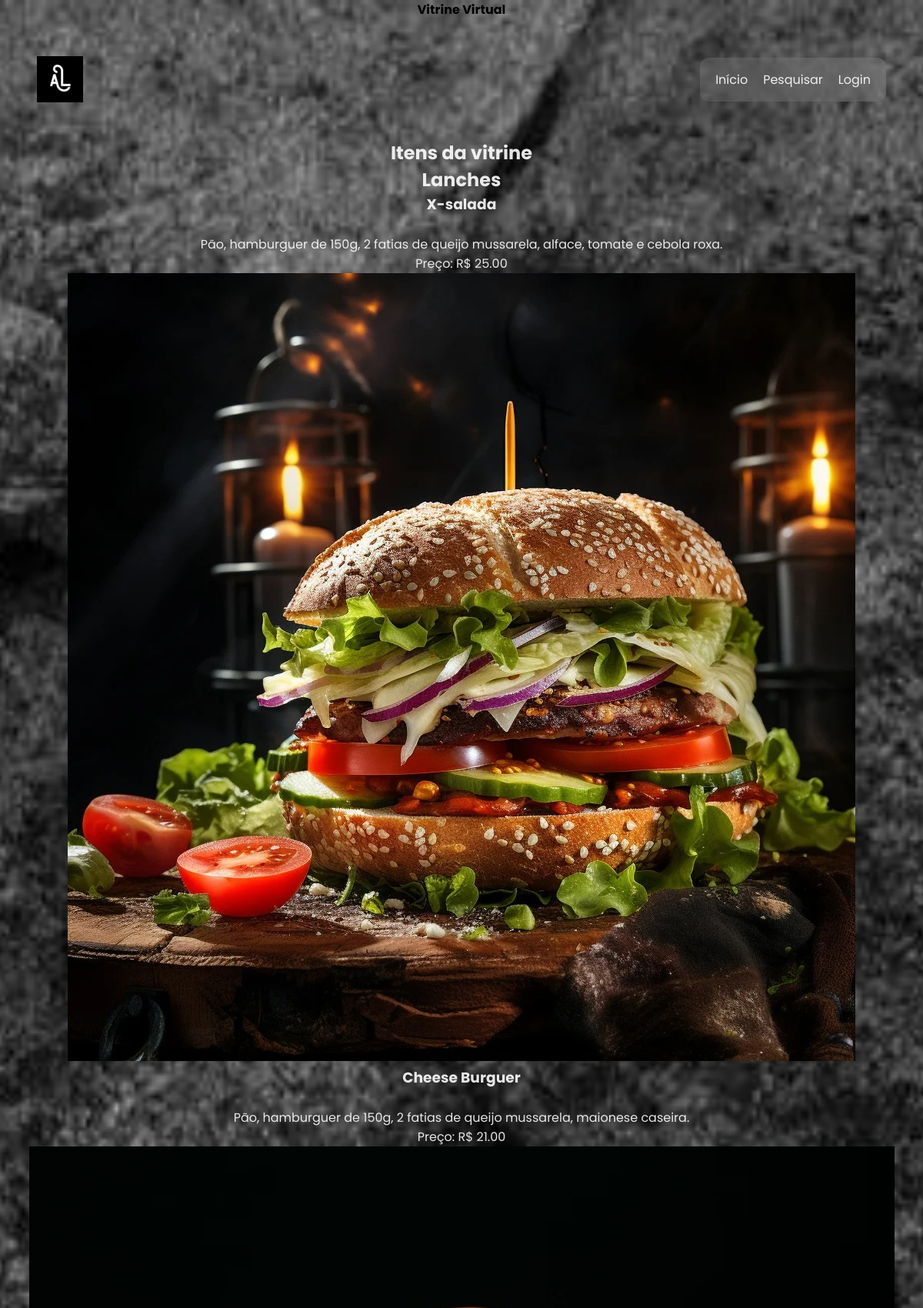
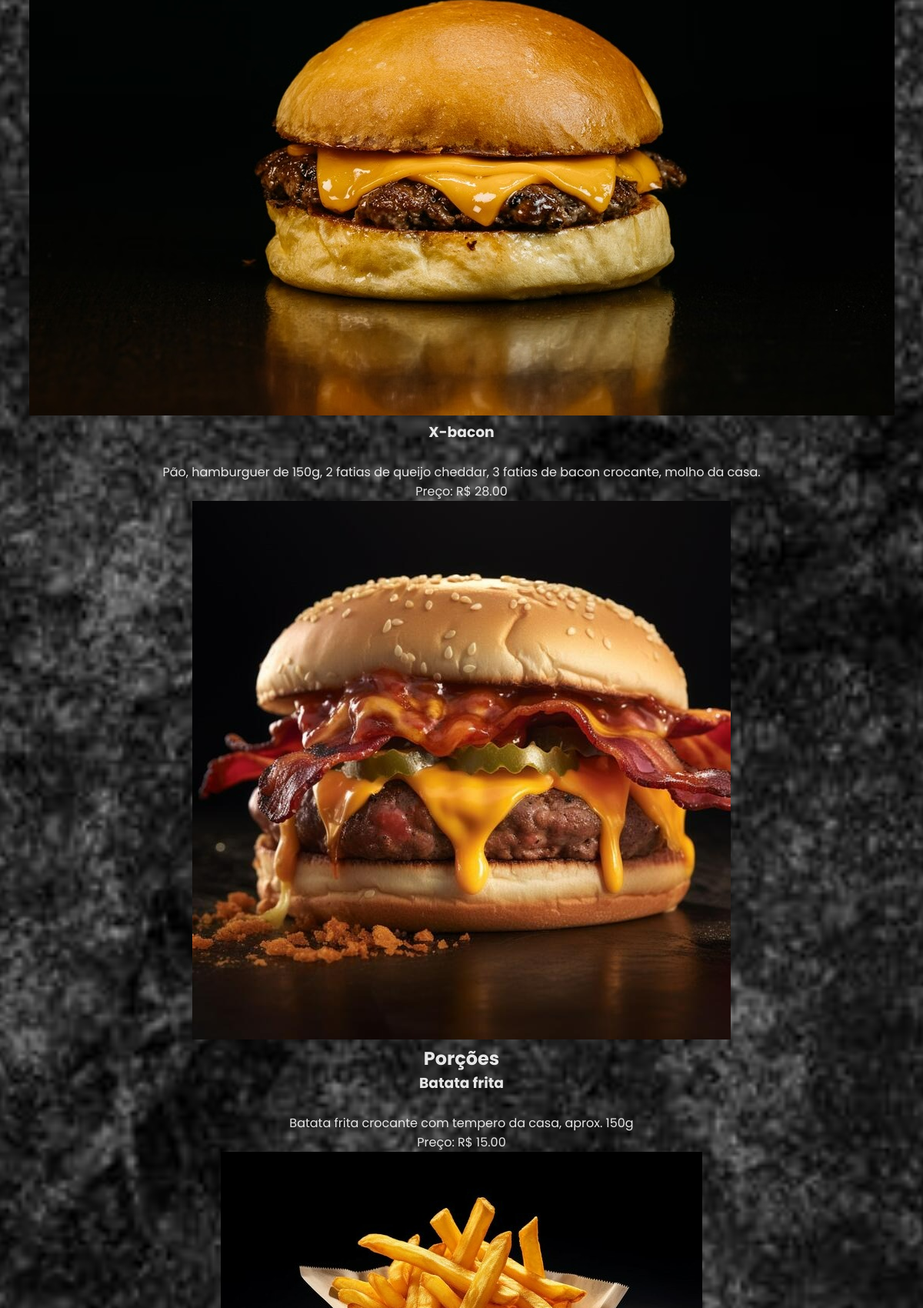
The page / (upper part) on the database its author committed (2 pictures, top to bottom).
### tables this page shows
CREATE TABLE `produtos` (
  `id` int(11) NOT NULL,
  `nome` varchar(500) NOT NULL,
  `descricao` varchar(500) NOT NULL,
  `preco` decimal(10,2) NOT NULL,
  `imagem` varchar(500) NOT NULL,
  `categoria` int(11) NOT NULL
);

### bancodedados/conexaoBanco.php (called while the page is built, shortened)
<?php
    class ConexaoBanco{
        private $DB_HOST = "localhost";
        private $DB_USER = "root";
        private $DB_PASS = "";
        public $con;
        public function __construct()
        {
            $this->con = mysqli_connect($this->DB_HOST, $this->DB_USER, $this->DB_PASS)
                or die("Sem conexão com o servidor");
        }
        public function query($query){
            return mysqli_query($this->con, $query);
        }
    }
?>

### produtos/produto.php (the view, shortened to what this page needs)
<?php
require_once(__DIR__ . "/../bancodedados/conexaoBanco.php");
class Produto{
    protected  $preco, $descricao, $nome, $imagem, $categoriaId;
    public function __construct($nome, $preco, $descricao, $imagem, $categoriaId){
        $this->nome = $nome;
        $this->preco = $preco;
        $this->descricao = $descricao;
        $this->imagem = $imagem;
    }
    public function imprimir(){
        echo "<div class='produto'>
                <h3>$this->nome</h3><br>
                $this->descricao<br>
                Preço: R$ $this->preco<br>
                <img src='./$this->imagem'> <br>
            </div>";
    }
}

### html/cabecalho.php (shortened to what this page needs)
<!DOCTYPE html>
<html>
<head>
    <link rel="stylesheet" href="/projetoVitrine/css/style.css">
</head>
<body class="<?php echo isset($bodyClass) ? $bodyClass : ''; ?>">
<h1>Vitrine Virtual</h1>
<header>
    <img src= "/projetoVitrine/imgs/logo.png" alt="Logo da Loja">
    <ul>
        <li><a href="/projetoVitrine/index.php">Início</a></li>
        <li><a href="/projetoVitrine/pesquisar.php">Pesquisar</a></li>
        <li><a href="/projetoVitrine/login.php">Login</a></li>
    </ul>
</header>
<main>

### index.php
<?php
$bodyClass ="fundo-index";
include "html/cabecalho.php";
include "bancodedados/processaBusca.php"
?>
<h2>Itens da vitrine</h2>
<?php
buscarTodosCategoria();
?>
<?php include "html/rodape.php"; ?>

### bancodedados/processaBusca.php (shortened to what this page needs)
<?php
require_once("conexaoBanco.php");
function buscarLanches($banco){
    $sql = "SELECT * FROM produtos WHERE categoria=1";
    $resposta =  $banco->query($sql);
    if(!$resposta){
        die("Houve um erro: " .mysqli_error($banco->con));
    }else{
        while ( $row = mysqli_fetch_assoc($resposta)){
            $nome = $row['nome'];
            $descricao = $row['descricao'];
            $preco = $row['preco'];
            $imagem = $row['imagem'];
            $categoria = $row['categoria'];
            $produto = new Lanche($nome, $preco, $descricao, $imagem, $categoria);
            $produto->imprimir();
        }
    }
}
function buscarPorcoes($banco){
    $sql = "SELECT * FROM produtos WHERE categoria=3";
    $resposta =  $banco->query($sql);
    if(!$resposta){
        die("Houve um erro: " .mysqli_error($banco->con));
    }else{
        while ( $row = mysqli_fetch_assoc($resposta)){
            $id = $row['id'];
            $nome = $row['nome'];
            $descricao = $row['descricao'];
            $preco = $row['preco'];
            $imagem = $row['imagem'];
            $categoria = $row['categoria'];
            $produto = new Porcao($nome, $preco, $descricao, $imagem, $categoria);
            $produto->imprimir();
        }
    }
}
function buscarTodosCategoria(){
    $banco= new ConexaoBanco();
    echo "<h2> Lanches </h2>";
    buscarLanches($banco);
    echo "<h2> Porções </h2>";
    buscarPorcoes($banco);
}

### html/rodape.php (shortened to what this page needs)
</main>
</body>
</html>

### css/style.css (style rules this page uses)
h1 { font-size: 12pt; color: black; }
html, body { height: 100%; margin: 0; }
* { margin: 0; padding: 0; box-sizing: border-box; }
body { background-image: url("../imgs/logindois.jpg"); background-size: cover; background-position: center; height: 100vh; justify-content: center; background-color: #4a250e71; color: rgba(255, 255, 255, 0.89); font-family: "Poppins"; flex-direction: column; min-height: 100vh; text-align: center; }
body.fundo-index { background-image: url("../imgs/cinzabonito.jpg"); background-size: cover; background-position: center; }
main { flex: 1; }

### rows shown on the page
produtos: nome "X-salada", descricao "Pão, hamburguer de 150g, 2 fatias de queijo mussarela, alface, tomate e cebola roxa.", preco "25.00", imagem (picture)
produtos: nome "Cheese Burguer", descricao "Pão, hamburguer de 150g, 2 fatias de queijo mussarela, maionese caseira.", preco "21.00", imagem (picture)
produtos: nome "X-bacon", descricao "Pão, hamburguer de 150g, 2 fatias de queijo cheddar, 3 fatias de bacon crocante, molho da casa.", preco "28.00", imagem (picture)
produtos: nome "Batata frita", descricao "Batata frita crocante com tempero da casa, aprox. 150g", preco "15.00", imagem (picture)
